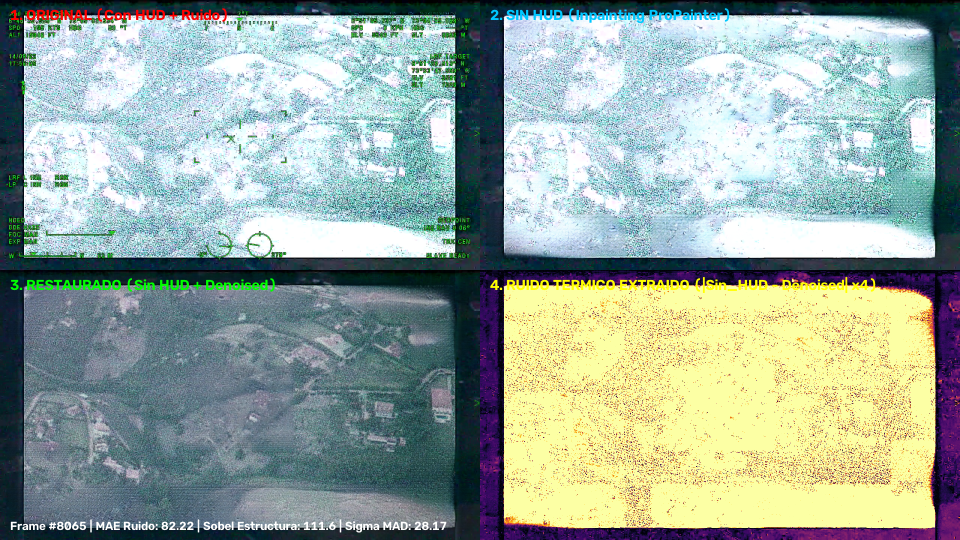
#> input picture figuras_tesis/mosaicos_ruido_video2/mosaico_MAX_RUIDO_rank01_frame_73076.png, 1920 x 1080 px (shown at 1/2 size); its folder holds only this picture in this run
$ python reconstruir_mosaicos_1x4_horizontal.py
#> lines starting #> are read from the running program, lines starting #| are printed output that depends on the picture
#!/usr/bin/env python3
"""
Reconstrucción y Rediseño de Mosaicos en Formato Horizontal 1x4 (De Lado a Lado):
1. Layout Horizontal:
   [1. Original con HUD]  |  [2. Sin HUD (Inpainting)]  |  [3. Restaurado UDVD]  |  [4. Ruido Térmico Extraído + Colorbar]
2. Encabezados limpios ARRIBA de cada imagen (en franja superior dedicada, sin tapar píxeles).
3. Ruido Térmico corregido: Se normaliza la escala de alta frecuencia (evitando saturación amarilla)
   e incluye BARRA DE ESCALA / COLORBAR térmica científica.
4. Ejecuta 100% local en 2 segundos sin re-procesar en Hypatia.
"""

import os
from pathlib import Path
import re
import cv2
import matplotlib.pyplot as plt
import numpy as np

RAIZ = Path(__file__).resolve().parent.parent
DIR_MOSAICOS_IN = RAIZ / "figuras_tesis/mosaicos_ruido_video2"


def renderizar_mosaico_1x4(img_ori, img_sin, img_den, nombre_salida, info_texto=""):
    """
    Renderiza usando Matplotlib para tener tipografía nítida, encabezados superiores
    espaciados y una barra de escala (Colorbar) matemática profesional.
    """
    h, w = img_sin.shape[:2]
    img_ori = cv2.resize(img_ori, (w, h))
    img_den = cv2.resize(img_den, (w, h))

    # Calcular residuo de ruido térmico en escala de grises
    gr_sin = cv2.cvtColor(img_sin, cv2.COLOR_BGR2GRAY).astype(np.float32)
    gr_den = cv2.cvtColor(img_den, cv2.COLOR_BGR2GRAY).astype(np.float32)

    # Residuo térmico físico
    ruido_term = gr_sin - gr_den

    # Para visualizar claramente el patrón de ruido de alta frecuencia (destriping + estocástico):
    # Restamos el componente de iluminación global de baja frecuencia
    blur_offset = cv2.GaussianBlur(ruido_term, (61, 61), 20.0)
    ruido_alta_frec = ruido_term - blur_offset

    # Escala térmica en niveles digitales (DN)
    v_max = max(15.0, np.percentile(np.abs(ruido_alta_frec), 99.0))
    v_min = -v_max

    # Configurar figura 1x4 horizontal
    plt.close('all')
    fig, axs = plt.subplots(1, 4, figsize=(28, 7.5), gridspec_kw={'width_ratios': [1, 1, 1, 1.18]})

    # Colores RGB para matplotlib
    rgb_ori = cv2.cvtColor(img_ori, cv2.COLOR_BGR2RGB)
    rgb_sin = cv2.cvtColor(img_sin, cv2.COLOR_BGR2RGB)
    rgb_den = cv2.cvtColor(img_den, cv2.COLOR_BGR2RGB)

    # Panel 1: Original
    axs[0].imshow(rgb_ori)
    axs[0].set_title("(a) 1. Original (Con HUD + Ruido)", fontsize=13, fontweight="bold", pad=12, color="#c0392b")
    axs[0].axis("off")

    # Panel 2: Sin HUD
    axs[1].imshow(rgb_sin)
    axs[1].set_title("(b) 2. Sin HUD (Inpainting ProPainter)", fontsize=13, fontweight="bold", pad=12, color="#2980b9")
    axs[1].axis("off")

    # Panel 3: Restaurado UDVD
    axs[2].imshow(rgb_den)
    axs[2].set_title("(c) 3. Restaurado (Sin HUD + UDVD)", fontsize=13, fontweight="bold", pad=12, color="#27ae60")
    axs[2].axis("off")

    # Panel 4: Ruido Térmico Extraído con Colorbar
    im_ruido = axs[3].imshow(ruido_alta_frec, cmap="inferno", vmin=v_min, vmax=v_max)
    axs[3].set_title("(d) 4. Ruido Térmico Extraído (Sensor FLIR)", fontsize=13, fontweight="bold", pad=12, color="#8e44ad")
    axs[3].axis("off")

    # Añadir Colorbar al panel 4
    cbar = fig.colorbar(im_ruido, ax=axs[3], fraction=0.046, pad=0.04)
    cbar.set_label("Desviación de Ruido Térmico (Niveles Digitales DN)", fontsize=10, fontweight="bold")
    cbar.ax.tick_params(labelsize=9)

    # Pie de figura con métricas
    if info_texto:
        fig.text(0.5, 0.03, info_texto, ha="center", fontsize=12, fontweight="bold",
                 bbox=dict(boxstyle="round,pad=0.5", facecolor="#f8f9fa", edgecolor="#bdc3c7", lw=1.5))

    plt.tight_layout(rect=[0, 0.06, 1, 0.96])

    salida_p = Path(nombre_salida)
    salida_p.parent.mkdir(parents=True, exist_ok=True)
    plt.savefig(salida_p, dpi=300, bbox_inches="tight")
    plt.close()
    print(f"[OK] Mosaico 1x4 regenerado: {salida_p.name}")


def main():
    archivos = sorted(list(DIR_MOSAICOS_IN.glob("*.png")))
    print(f"Regenerando {len(archivos)} mosaicos a formato Horizontal 1x4...")

    for f_p in archivos:
        img_full = cv2.imread(str(f_p))
#> img_full is the input picture: shape (1080, 1920, 3); mean B, G, R 157.8, 168.1, 151.8
        if img_full is None:
            continue

        h_full, w_full = img_full.shape[:2]
#> h_full = 1080; w_full = 1920
        h_half = h_full // 2
#> h_half = 540
        w_half = w_full // 2
#> w_half = 960

        # Extraer los 3 paneles visuales originales (cortando encabezados y pie de pagina antiguos)
        margen_arriba = 60
        margen_abajo = 60
        img_ori = img_full[margen_arriba:h_half-margen_abajo, 0:w_half]
        img_sin = img_full[margen_arriba:h_half-margen_abajo, w_half:w_full]
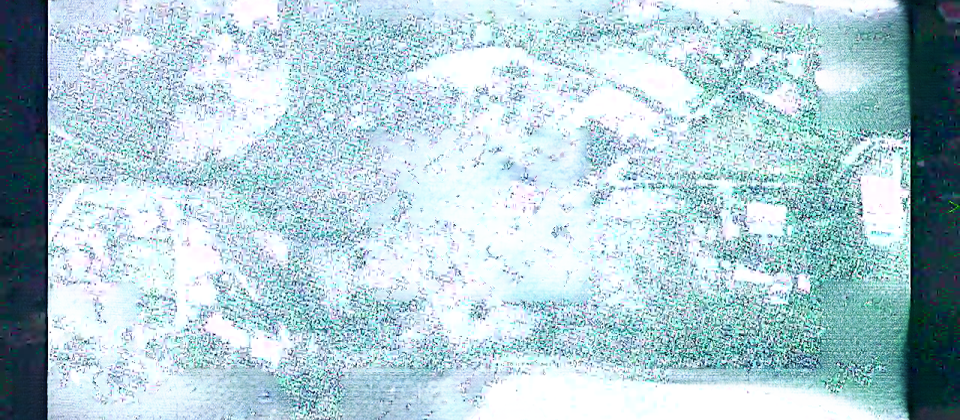
#> img_sin: shape (420, 960, 3); mean B, G, R 211.5, 203.5, 176.2
        img_den = img_full[h_half+margen_arriba:h_full-margen_abajo, 0:w_half]
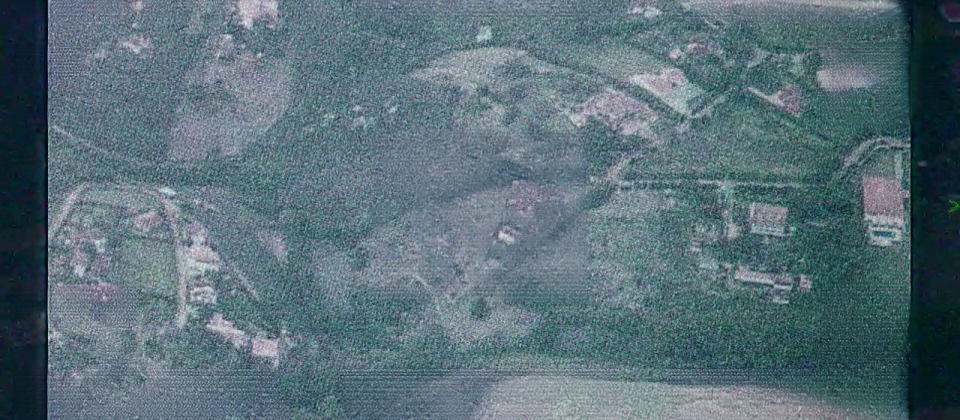
#> img_den: shape (420, 960, 3); mean B, G, R 120.5, 111.1, 89.2

        # Extraer info de frame del nombre
        match_frame = re.search(r"frame_(\d+)", f_p.name)
        num_frame = match_frame.group(1) if match_frame else "N/A"
        tipo = "Zona de Mayor Ruido Térmico (High Noise Area)" if "MAX" in f_p.name else "Zona de Menor Ruido Térmico (Low Noise Area)"

        info_str = f"Misión Santander (FLIR Systems) | Frame #{num_frame} | {tipo} | Modelo: UDVD Blind-Spot"

        renderizar_mosaico_1x4(img_ori, img_sin, img_den, f_p, info_str)
#> in renderizar_mosaico_1x4, `gr_sin = cv2.cvtColor(img_sin, cv2.COLOR_BGR2GRAY).astype(np.float32)`:
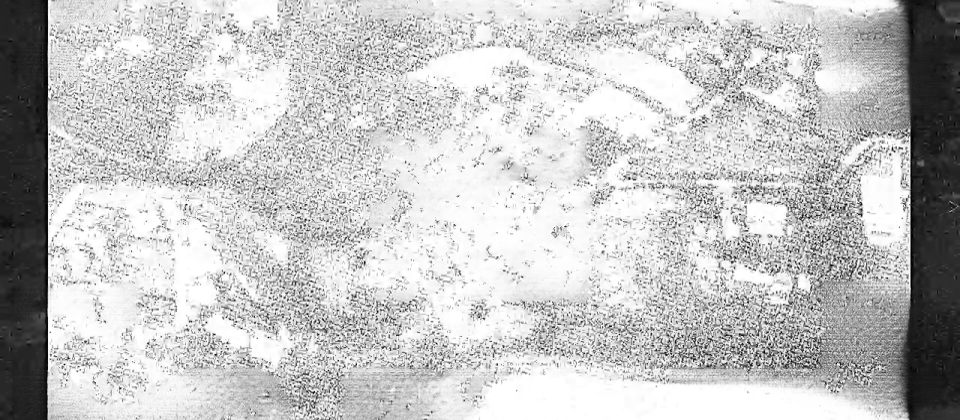
#> gr_sin: shape (420, 960) float32; min 0, max 255, mean 196.2
#> in renderizar_mosaico_1x4, `gr_den = cv2.cvtColor(img_den, cv2.COLOR_BGR2GRAY).astype(np.float32)`:
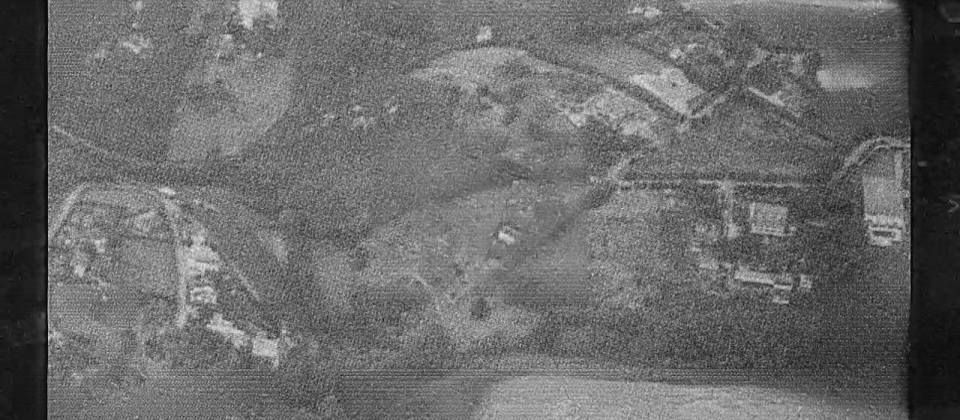
#> gr_den: shape (420, 960) float32; min 3, max 234, mean 105.6
#> in renderizar_mosaico_1x4, `blur_offset = cv2.GaussianBlur(ruido_term, (61, 61), 20.0)`:
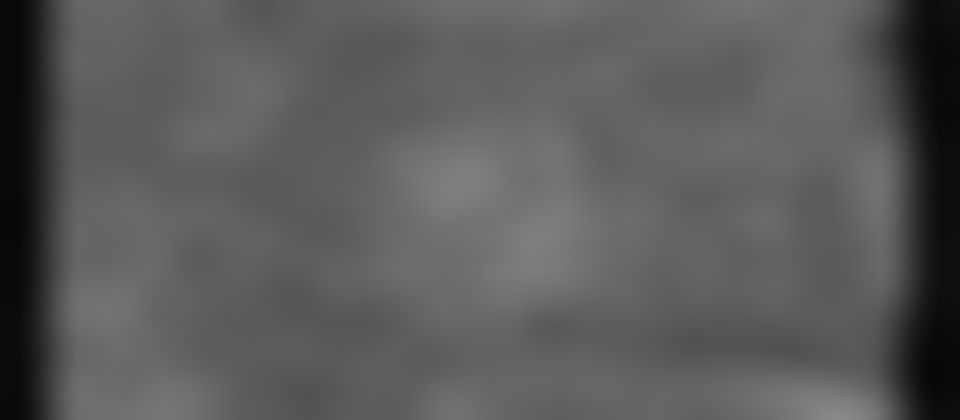
#> blur_offset: shape (420, 960) float32; min 6.77, max 136.3, mean 90.6
#> in renderizar_mosaico_1x4, `ruido_alta_frec = ruido_term - blur_offset`:
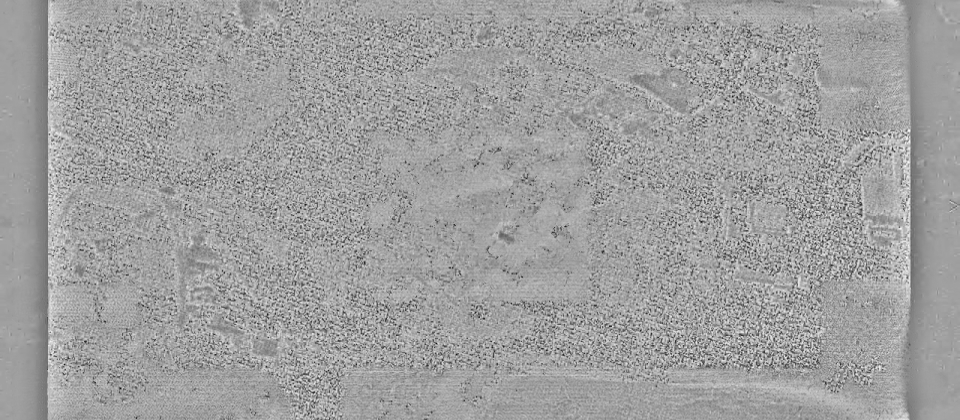
#> ruido_alta_frec: shape (420, 960) float32; min -209.5, max 125.1, mean 0; drawn with min black and max white
#> in renderizar_mosaico_1x4, `v_max = max(15.0, np.percentile(np.abs(ruido_alta_frec), 99.0))`: v_max = 93.34
#> in renderizar_mosaico_1x4, `v_min = -v_max`: v_min = -93.34
#> in renderizar_mosaico_1x4, `plt.savefig(salida_p, dpi=300, bbox_inches="tight")`:
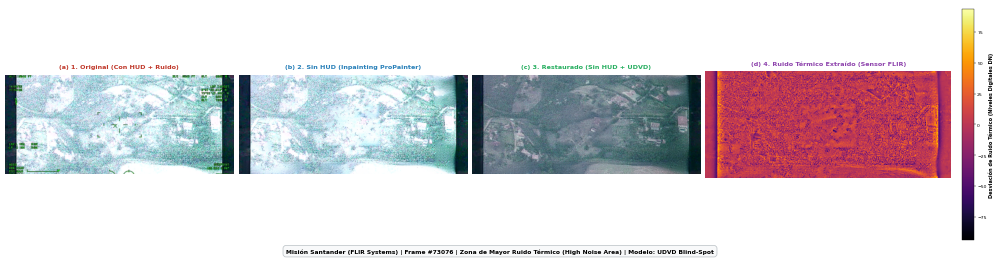
#> figure drawn by matplotlib, 5 panels

    print("\n[+] Todos los mosaicos fueron convertidos exitosamente al formato Horizontal 1x4 con encabezados limpios y barra de escala.")


if __name__ == "__main__":
    main()

$ run again, on figuras_tesis/mosaicos_ruido_video2/mosaico_MAX_RUIDO_rank05_frame_74540.png
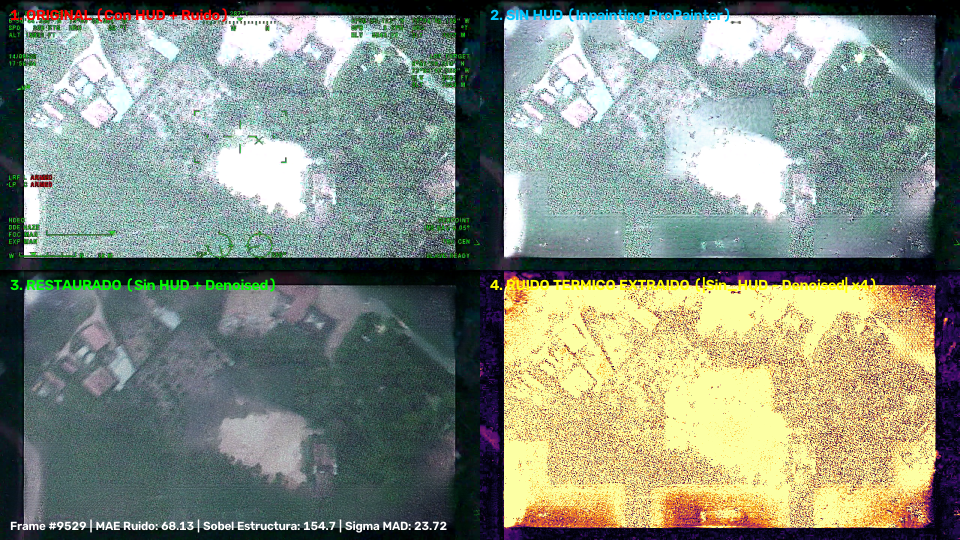
#> input picture figuras_tesis/mosaicos_ruido_video2/mosaico_MAX_RUIDO_rank05_frame_74540.png, 1920 x 1080 px (shown at 1/2 size)
#> in main, img_full is the input picture: shape (1080, 1920, 3); mean B, G, R 127.3, 140.7, 130.9
#> in renderizar_mosaico_1x4, `blur_offset = cv2.GaussianBlur(ruido_term, (61, 61), 20.0)`:
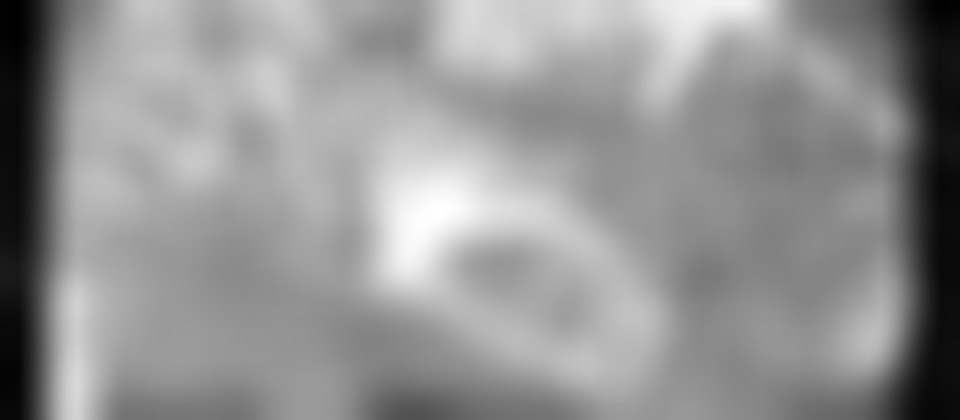
#> blur_offset: shape (420, 960) float32; min -1.66, max 132, mean 75.3; drawn with min black and max white
#> in renderizar_mosaico_1x4, `ruido_alta_frec = ruido_term - blur_offset`:
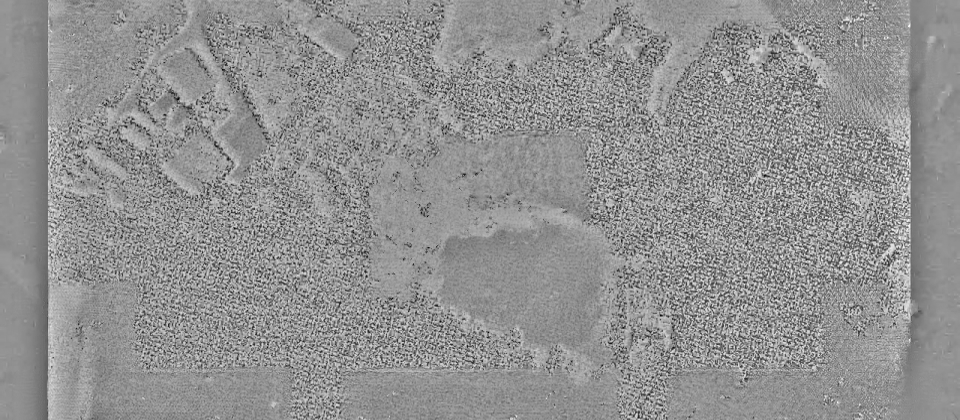
#> ruido_alta_frec: shape (420, 960) float32; min -197.8, max 148.2, mean 0; drawn with min black and max white
#> v_max = 107.4
#> v_min = -107.4

$ run again, on figuras_tesis/mosaicos_ruido_video2/mosaico_MAX_RUIDO_rank02_frame_69893.png
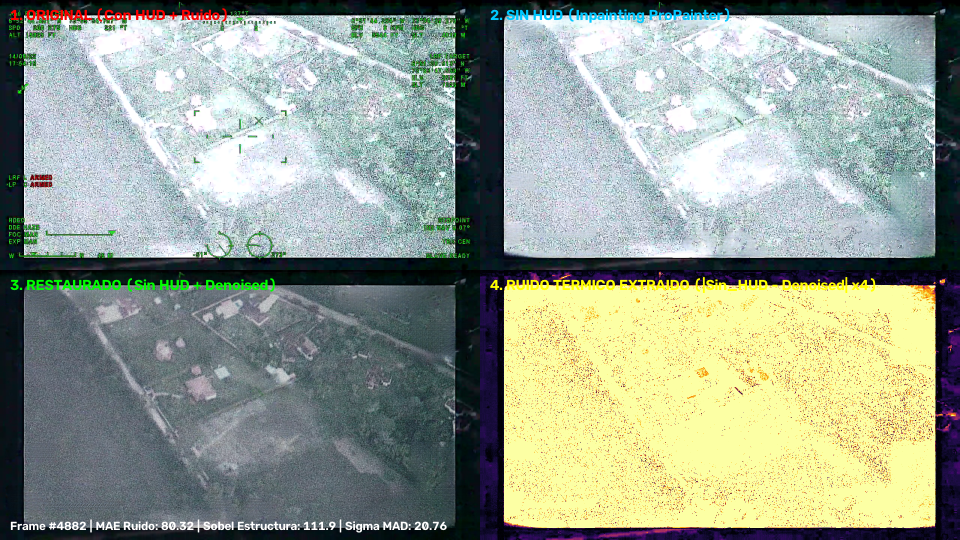
#> input picture figuras_tesis/mosaicos_ruido_video2/mosaico_MAX_RUIDO_rank02_frame_69893.png, 1920 x 1080 px (shown at 1/2 size)
#> in main, img_full is the input picture: shape (1080, 1920, 3); mean B, G, R 144.7, 159.1, 149.2
#> in renderizar_mosaico_1x4, `blur_offset = cv2.GaussianBlur(ruido_term, (61, 61), 20.0)`:
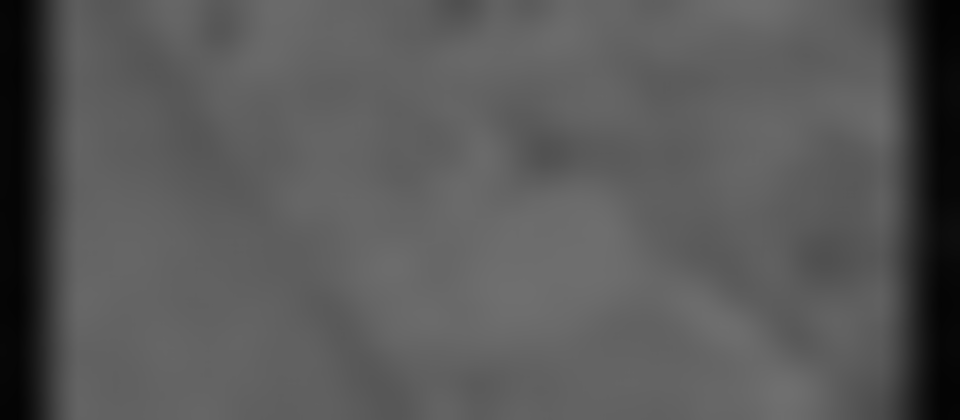
#> blur_offset: shape (420, 960) float32; min 3.33, max 112, mean 88.8
#> in renderizar_mosaico_1x4, `ruido_alta_frec = ruido_term - blur_offset`:
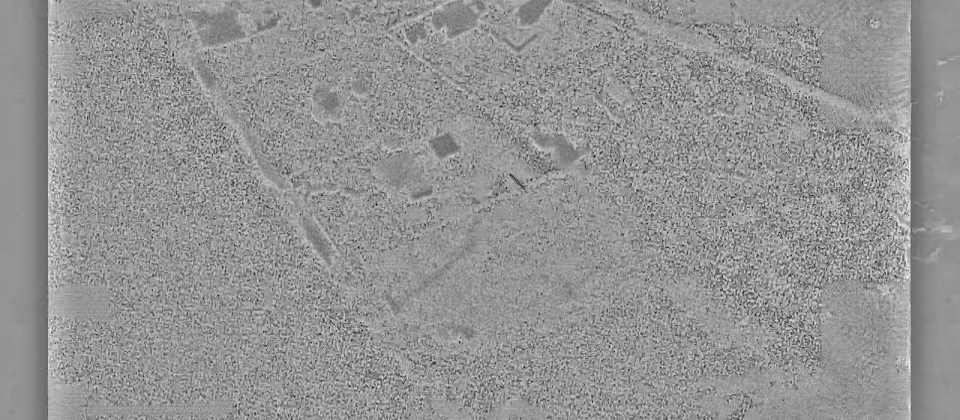
#> ruido_alta_frec: shape (420, 960) float32; min -185.6, max 133.7, mean 0; drawn with min black and max white
#> v_max = 76.56
#> v_min = -76.56

$ run again, on figuras_tesis/mosaicos_ruido_video2/mosaico_MAX_RUIDO_rank03_frame_70335.png
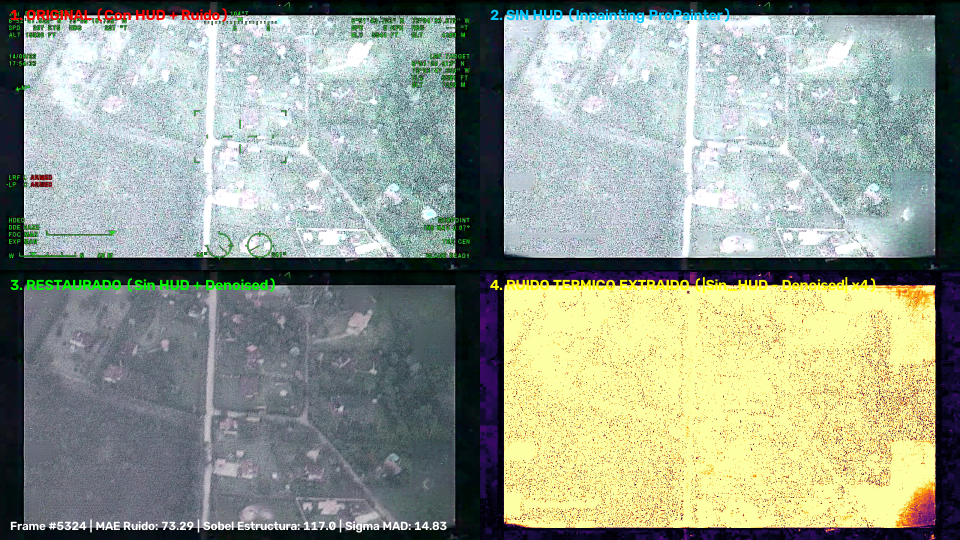
#> input picture figuras_tesis/mosaicos_ruido_video2/mosaico_MAX_RUIDO_rank03_frame_70335.png, 1920 x 1080 px (shown at 1/2 size)
#> in main, img_full is the input picture: shape (1080, 1920, 3); mean B, G, R 143.7, 157.8, 148.9
#> in renderizar_mosaico_1x4, `ruido_alta_frec = ruido_term - blur_offset`:
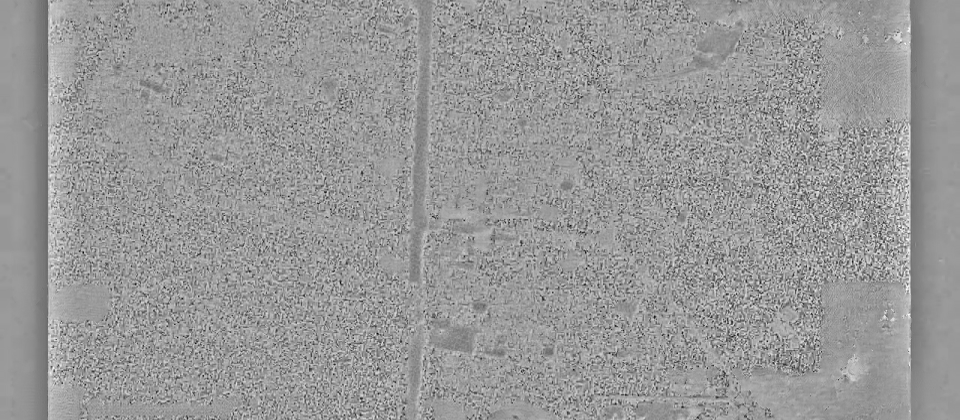
#> ruido_alta_frec: shape (420, 960) float32; min -173.7, max 116.1, mean 0; drawn with min black and max white
#> v_max = 77.19
#> v_min = -77.19
